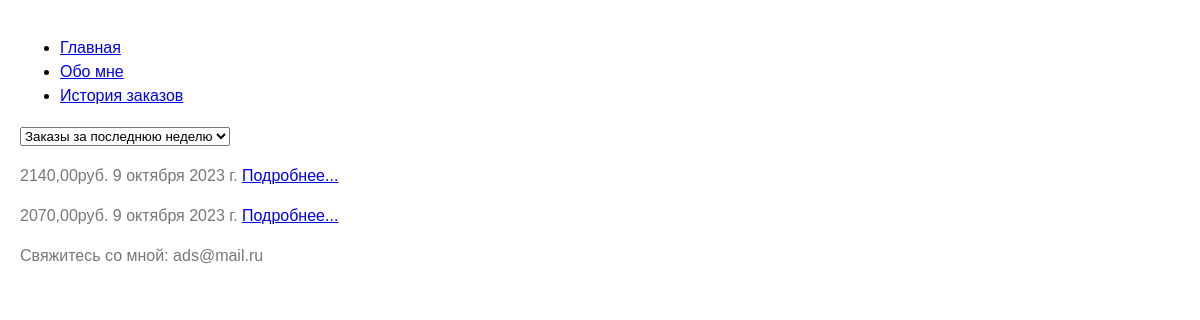
Screenshot of /orders/1/7/ with the database file from the repository.
### mystore/models.py (models this page shows)
class Order(models.Model):
    customer = models.ForeignKey(User, on_delete=models.CASCADE)
    products = models.ManyToManyField(Product)
    total_price = models.DecimalField(max_digits=8, decimal_places=2)
    date_order = models.DateField(auto_now_add=True)

### mystore/views.py (the view)
# urls.py: path('orders/<int:pk>/<int:day>/', views.orders, name='orders'),
def orders(request, pk, day):
    d = datetime.today() - timedelta(days=day)
    users = User.objects.get(pk=1)
    orders = Order.objects.filter(customer=users, date_order__gt=d)
    context = {'orders': orders}
    logger.info('orders page accessed')
    return render(request, "mystore/orders.html", context)

### mystore/templates/mystore/orders.html (shortened to what this page needs)
{% extends 'mystore/base.html' %}
{% block content %}
    <head>
    </head>
        <select id="myList" onchange="changePage()">
            <option value="page1">Заказы за последнюю неделю</option>
        </select>
    {% for order in orders %}
        <p>{{ order.total_price }}руб. {{ order.date_order }} <a href="/order/{{ order.pk }}">Подробнее...</a></p>
    {% endfor %}
{% endblock %}

### mystore/templates/mystore/base.html (style rules this page uses)
body { font-family: Arial, sans-serif; line-height: 1.5; margin: 0; padding: 20px; }
p { color: #777; }

### rows the page displays
Order: total_price "2140,00", date_order "9 октября 2023 г."
Order: total_price "2070,00", date_order "9 октября 2023 г."
